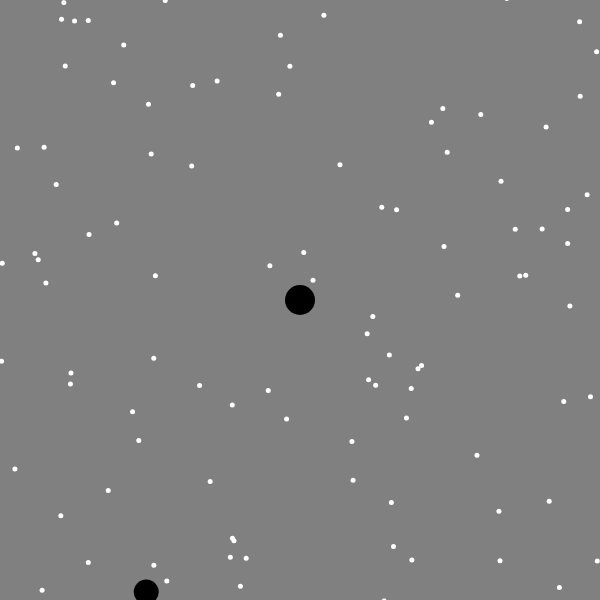
Frame 1 (no input)
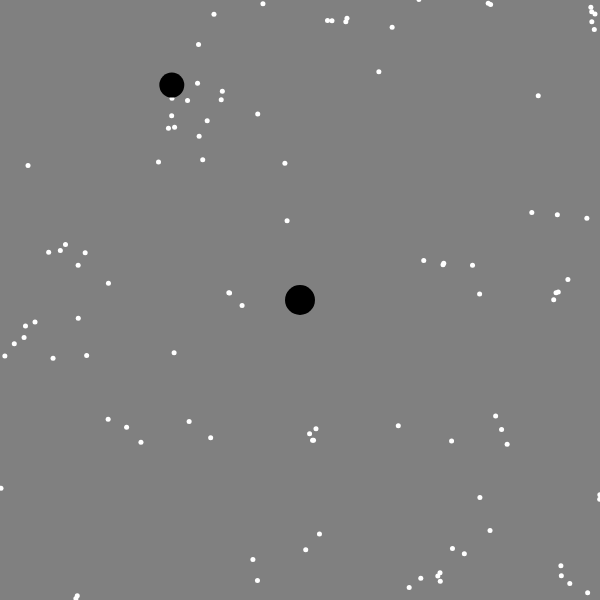
Frame 60 (no input)
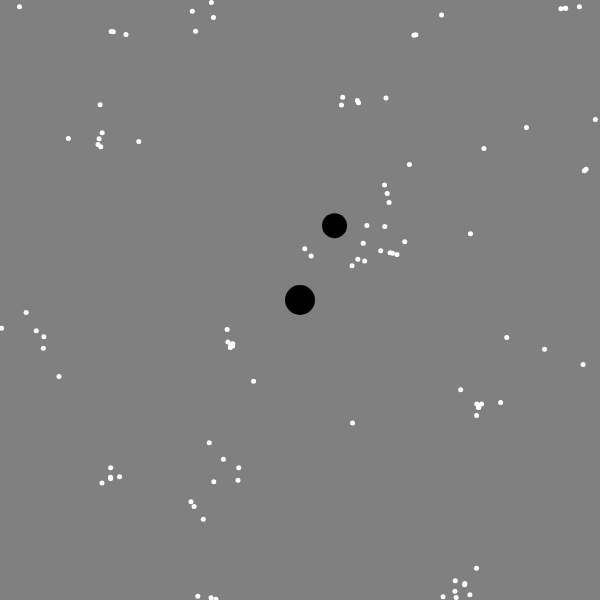
Frame 120 (the mouse pressed at the canvas centre since frame 60)

The p5.js sketch that drew these frames (run headless with seeded random() and noise() and a simulated clock; from frame 60 on, the mouse is pressed at the canvas centre):

// p5.js sketch
// ── sketch.js
const flock = []

let alignSlider, cohesionSlider, separationSlider

let leader, obstacle

function setup()
{
    createCanvas(600, 600)

    colorMode(RGB, 1)


    alignSlider = createSlider(0, 5, 1, 0.1)
    cohesionSlider = createSlider(0, 5, 1, 0.1)
    separationSlider = createSlider(0, 5, 1, 0.1)


    for(let i=0; i<100; i++)    
    {
        flock.push(new Boid())
    }

    leader = new Leader()


    obstacle = new Obstacle()




    flock.push(leader)
    flock.push(obstacle)
}



function draw()
{
    background(0.5)

    for (let boid of flock)
    {
        //if (boid != leader)
        {
            boid.edges()
            boid.flock(flock)
            boid.update()

        }
            boid.show()

    }


}

// ── boid.js
class Boid
{
    constructor()
    {
        this.position = createVector(random(width), 
            random(height))
        this.vel = p5.Vector.random2D()
        this.vel.setMag(random(2, 4))
        this.accel = createVector()
        this.maxForce = 0.2
        this.maxSpeed = 4
    }

    align(boids)
    {
        let perceiveRadius = 50

        let steering = createVector()

        let total = 0


        for (let other of boids)
        {
            let distance = dist(
                this.position.x, 
                this.position.y, 
                other.position.x, 
                other.position.y)

            if (other != this && distance < perceiveRadius)
            {
                steering.add(other.vel)
                total++
            }
        }

        if (total > 0)
        {
            steering.div(total)
            steering.setMag(this.maxSpeed)
            steering.sub(this.vel)
            steering.limit(this.maxForce)
        }

        return steering
    }


    cohesion(boids)
    {
        let perceiveRadius = 50
        let steering = createVector()
        let total = 0

        for (let other of boids)
        {
            let distance = dist(
                this.position.x, 
                this.position.y, 
                other.position.x, 
                other.position.y)

            if (other != this && distance < perceiveRadius)
            {
                steering.add(other.position)


                if (other instanceof Leader)
                {
                    steering.add(other.position)
                    steering.add(other.position)
                    steering.add(other.position)
                    steering.add(other.position)
                    steering.add(other.position)
                }   




                total++
            }
        }

        if (total > 0)
        {
            steering.div(total)
            steering.sub(this.position)
            .setMag(this.maxSpeed)
            steering.sub(this.vel)
            steering.limit(this.maxForce)
        }

        return steering
    }


    separation(boids)
    {
        let perceiveRadius = 80
        let steering = createVector()
        let total = 0

        for (let other of boids)
        {
            let distance = dist(
                this.position.x, 
                this.position.y, 
                other.position.x, 
                other.position.y)

            if (other != this && distance < perceiveRadius)
            {
                let diff = p5.Vector.sub(this.position, other.position)
                diff.div(distance)




                if (other instanceof Obstacle)
                {
                    diff.mult(10000)
                    steering.add(diff)   
                }
                else
                {
                    steering.add(diff)  
                }       

              

                total++
            }
        }

        if (total > 0)
        {
            steering.div(total)
            steering.setMag(this.maxSpeed)
            steering.sub(this.vel)
            steering.limit(this.maxForce)
        }

        return steering
    }


    flock(boids)
    {
        let alignment = this.align(boids)
        let cohesion = this.cohesion(boids)
        let separation = this.separation(boids)

        separation.mult(separationSlider.value())
        alignment.mult(alignSlider.value())
        cohesion.mult(cohesionSlider.value())

        this.accel.add(separation)
        this.accel.add(cohesion)
        this.accel.add(alignment)
    }

    update()
    {
        this.position.add(this.vel)
        this.vel.add(this.accel)
        this.accel.mult(0)
    }

    show()
    {
        strokeWeight(5)
        stroke(1)
        point(this.position.x, this.position.y)
    }

    edges()
    {
        if (this.position.x > width) this.position.x = 0
        if (this.position.x < 0) this.position.x = width
        if (this.position.y > height) this.position.y = 0
        if (this.position.y < 0) this.position.y = height
    }
}
// ── leader.js
class Leader
{
    constructor()
    {
        this.position = createVector(random(width), 
            random(height))

        this.vel = p5.Vector.random2D()
        this.vel.setMag(random(1, 2))
        this.accel = createVector()
        this.maxForce = 0.2
        this.maxSpeed = 4
    }

    align(boids)
    {
        let perceiveRadius = 50

        let steering = createVector()

        let total = 0


        for (let other of boids)
        {
            let distance = dist(
                this.position.x, 
                this.position.y, 
                other.position.x, 
                other.position.y)

            if (other != this && distance < perceiveRadius)
            {
                steering.add(other.vel)
                total++
            }
        }

        if (total > 0)
        {
            steering.div(total)
            steering.setMag(this.maxSpeed)
            steering.sub(this.vel)
            steering.limit(this.maxForce)
        }

        return steering
    }


    cohesion(boids)
    {
        let perceiveRadius = 50
        let steering = createVector()
        let total = 0

        for (let other of boids)
        {
            let distance = dist(
                this.position.x, 
                this.position.y, 
                other.position.x, 
                other.position.y)

            if (other != this && distance < perceiveRadius)
            {
                steering.add(other.position)
                total++
            }
        }

        if (total > 0)
        {
            steering.div(total)
            steering.sub(this.position)
            .setMag(this.maxSpeed)
            steering.sub(this.vel)
            steering.limit(this.maxForce)
        }

        return steering
    }


    separation(boids)
    {
        let perceiveRadius = 45
        let steering = createVector()
        let total = 0

        for (let other of boids)
        {
            let distance = dist(
                this.position.x, 
                this.position.y, 
                other.position.x, 
                other.position.y)

            if (other != this && distance < perceiveRadius)
            {
                let diff = p5.Vector.sub(this.position, other.position)
                diff.div(distance)

                steering.add(diff)
                total++
            }
        }

        if (total > 0)
        {
            steering.div(total)
            steering.setMag(this.maxSpeed)
            steering.sub(this.vel)
            steering.limit(this.maxForce)
        }

        return steering
    }


    flock(boids)
    {
        let alignment = this.align(boids)
        let cohesion = this.cohesion(boids)
        let separation = this.separation(boids)

        separation.mult(separationSlider.value())
        alignment.mult(alignSlider.value())
        cohesion.mult(cohesionSlider.value())

        this.accel.add(separation)
        this.accel.add(cohesion)
        this.accel.add(alignment)
    }

    update()
    {
        this.position.add(this.vel)
        this.vel.add(this.accel)
        this.accel.mult(0)
    }

    show()
    {
        strokeWeight(25)
        stroke(0)
        point(this.position.x, this.position.y)
    }

    edges()
    {
        if (this.position.x > width) this.position.x = 0
        if (this.position.x < 0) this.position.x = width
        if (this.position.y > height) this.position.y = 0
        if (this.position.y < 0) this.position.y = height
    }
}
// ── obstacle.js
class Obstacle
{
    constructor()
    {
        this.position = createVector(width*0.5, height*0.5)

        this.vel = p5.Vector.random2D()
        this.vel.setMag(random(1, 2))
        this.accel = createVector()
        this.maxForce = 0.2
        this.maxSpeed = 4
    }

    align(boids)
    {
        let perceiveRadius = 50

        let steering = createVector()

        let total = 0


        for (let other of boids)
        {
            let distance = dist(
                this.position.x, 
                this.position.y, 
                other.position.x, 
                other.position.y)

            if (other != this && distance < perceiveRadius)
            {
                steering.add(other.vel)
                total++
            }
        }

        if (total > 0)
        {
            steering.div(total)
            steering.setMag(this.maxSpeed)
            steering.sub(this.vel)
            steering.limit(this.maxForce)
        }

        return steering
    }


    cohesion(boids)
    {
        let perceiveRadius = 50
        let steering = createVector()
        let total = 0

        for (let other of boids)
        {
            let distance = dist(
                this.position.x, 
                this.position.y, 
                other.position.x, 
                other.position.y)

            if (other != this && distance < perceiveRadius)
            {
                steering.add(other.position)
                total++
            }
        }

        if (total > 0)
        {
            steering.div(total)
            steering.sub(this.position)
            .setMag(this.maxSpeed)
            steering.sub(this.vel)
            steering.limit(this.maxForce)
        }

        return steering
    }


    separation(boids)
    {
        let perceiveRadius = 45
        let steering = createVector()
        let total = 0

        for (let other of boids)
        {
            let distance = dist(
                this.position.x, 
                this.position.y, 
                other.position.x, 
                other.position.y)

            if (other != this && distance < perceiveRadius)
            {
                let diff = p5.Vector.sub(this.position, other.position)
                diff.div(distance)

                steering.add(diff)
                total++
            }
        }

        if (total > 0)
        {
            steering.div(total)
            steering.setMag(this.maxSpeed)
            steering.sub(this.vel)
            steering.limit(this.maxForce)
        }

        return steering
    }


    flock(boids)
    {
        let alignment = this.align(boids)
        let cohesion = this.cohesion(boids)
        let separation = this.separation(boids)

        separation.mult(separationSlider.value()*0)
        alignment.mult(alignSlider.value()*0)
        cohesion.mult(cohesionSlider.value()*0)

        this.accel.add(separation)
        this.accel.add(cohesion)
        this.accel.add(alignment)
    }

    update()
    {
        // this.position.add(this.vel)
        // this.vel.add(this.accel)
        // this.accel.mult(0)
    }

    show()
    {
        strokeWeight(30)

        fill(1, 0, 0)
        //stroke(0.5)
        point(this.position.x, this.position.y)
    }

    edges()
    {
        if (this.position.x > width) this.position.x = 0
        if (this.position.x < 0) this.position.x = width
        if (this.position.y > height) this.position.y = 0
        if (this.position.y < 0) this.position.y = height
    }
}
